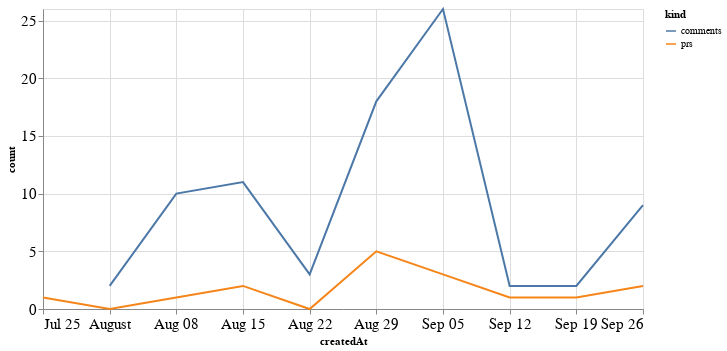

Write notebook code for a chart like this one.
### Code cell
alt.Chart(total_time, width=600).mark_line().encode(
    x='createdAt',
    y='count',
    color='kind'
)

### Figure 1 — Vega-Lite specification as saved in the notebook (floating-point values rounded to 4 significant figures)
{"config": {"axisLeft": {"labelFontSize": 15}, "axisBottom": {"labelFontSize": 15}}, "data": {"name": "data-ac49dadf6f8d28eb0b641270f9293c5f"}, "mark": "line", "encoding": {"color": {"type": "nominal", "field": "kind"}, "x": {"type": "temporal", "field": "createdAt"}, "y": {"type": "quantitative", "field": "count"}}, "width": 600, "$schema": "https://vega.github.io/schema/vega-lite/v4.8.1.json", "datasets": {"data-ac49dadf6f8d28eb0b641270f9293c5f": [{"createdAt": "2021-07-25T00:00:00", "kind": "prs", "count": 1.0}, {"createdAt": "2021-08-01T00:00:00", "kind": "prs", "count": 0.0}, {"createdAt": "2021-08-08T00:00:00", "kind": "prs", "count": 1.0}, {"createdAt": "2021-08-15T00:00:00", "kind": "prs", "count": 2.0}, {"createdAt": "2021-08-22T00:00:00", "kind": "prs", "count": 0.0}, {"createdAt": "2021-08-29T00:00:00", "kind": "prs", "count": 5.0}, {"createdAt": "2021-09-05T00:00:00", "kind": "prs", "count": 3.0}, {"createdAt": "2021-09-12T00:00:00", "kind": "prs", "count": 1.0}, {"createdAt": "2021-09-19T00:00:00", "kind": "prs", "count": 1.0}, {"createdAt": "2021-09-26T00:00:00", "kind": "prs", "count": 2.0}, {"createdAt": "2021-07-25T00:00:00", "kind": "comments", "count": null}, {"createdAt": "2021-08-01T00:00:00", "kind": "comments", "count": 2.0}, {"createdAt": "2021-08-08T00:00:00", "kind": "comments", "count": 10.0}, {"createdAt": "2021-08-15T00:00:00", "kind": "comments", "count": 11.0}, {"createdAt": "2021-08-22T00:00:00", "kind": "comments", "count": 3.0}, {"createdAt": "2021-08-29T00:00:00", "kind": "comments", "count": 18.0}, {"createdAt": "2021-09-05T00:00:00", "kind": "comments", "count": 26.0}, {"createdAt": "2021-09-12T00:00:00", "kind": "comments", "count": 2.0}, {"createdAt": "2021-09-19T00:00:00", "kind": "comments", "count": 2.0}, {"createdAt": "2021-09-26T00:00:00", "kind": "comments", "count": 9.0}]}}
